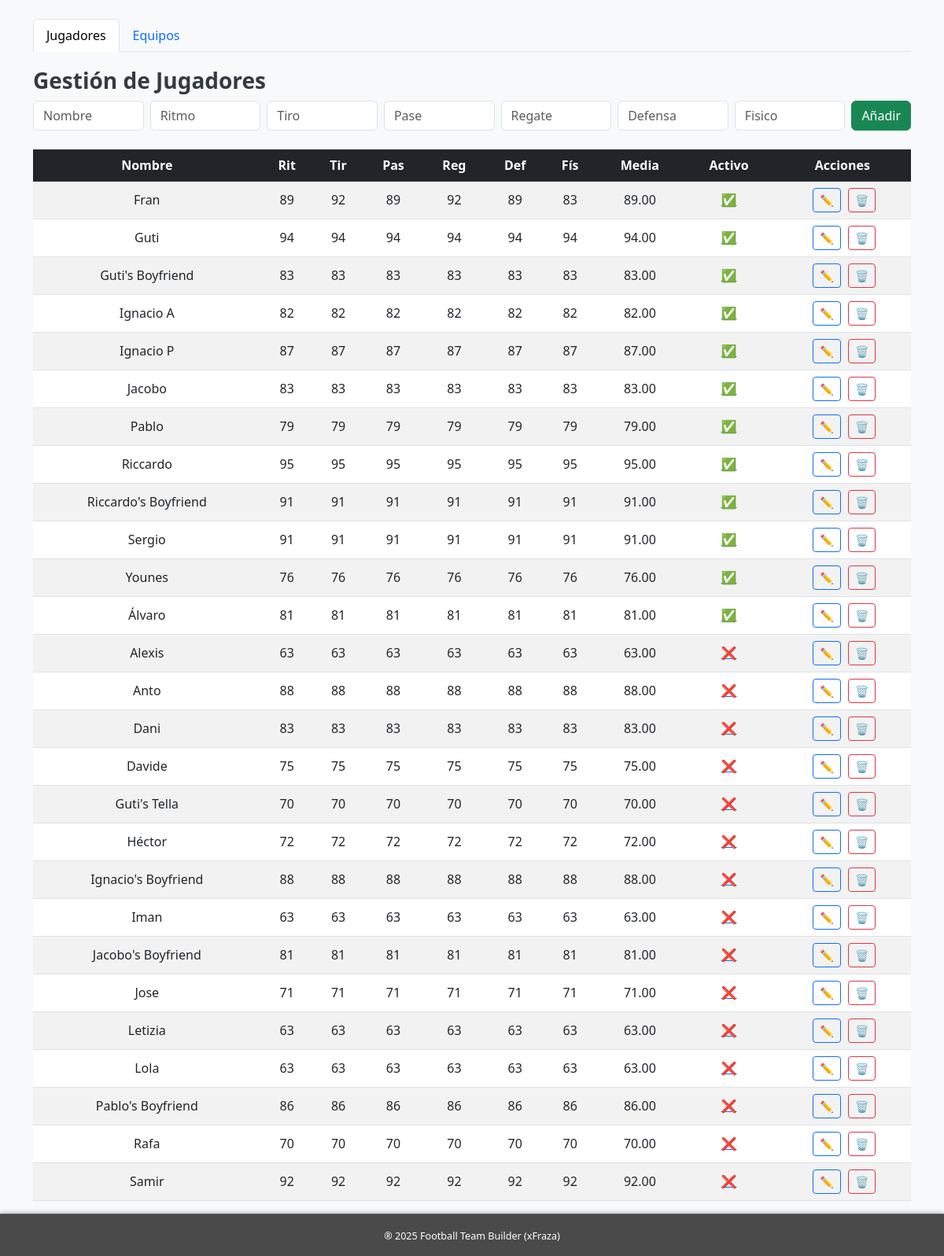
Before: / with the older database file.
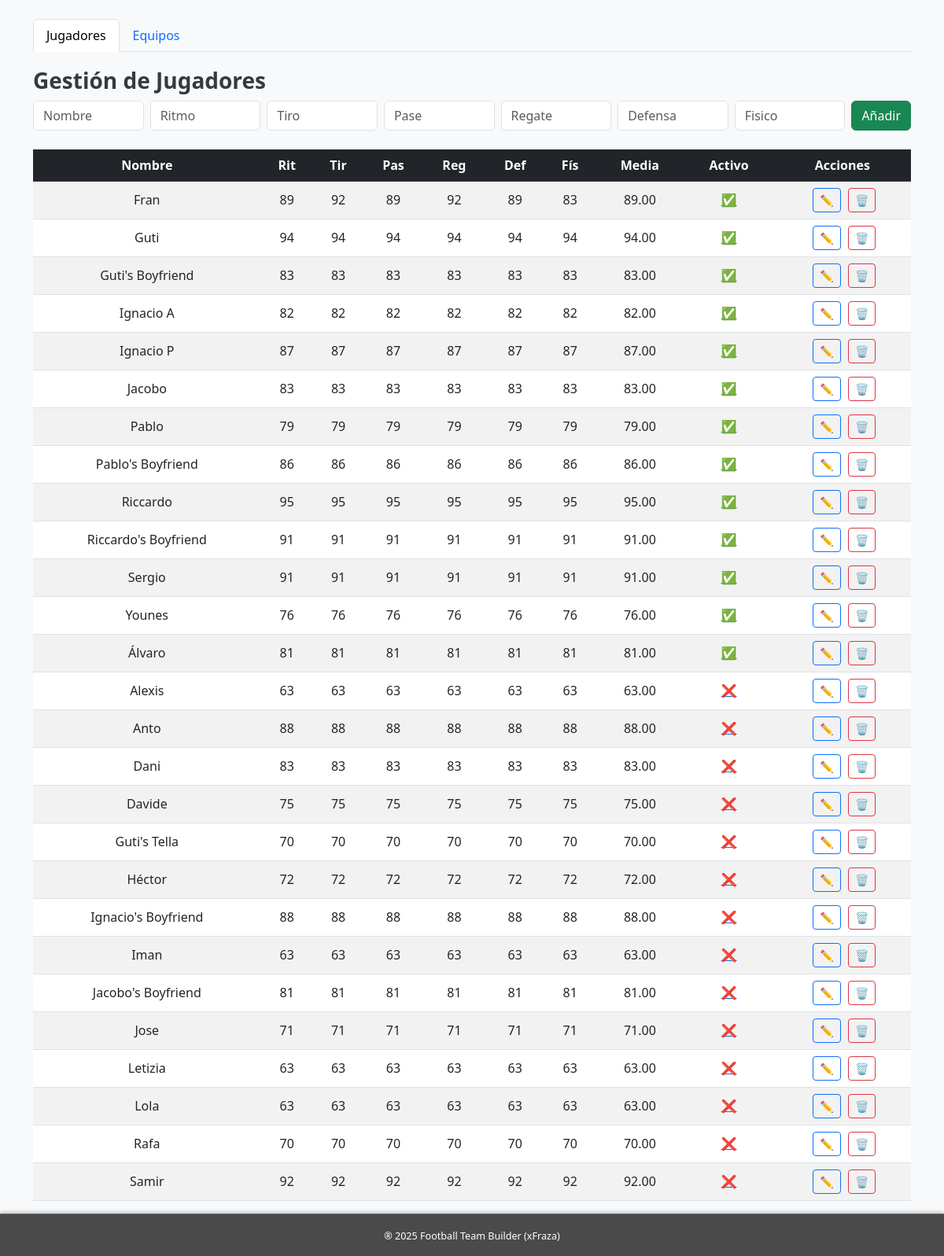
After: the same page with the newer database file.
### tables this page shows
CREATE TABLE jugadores (
                    id INTEGER PRIMARY KEY AUTOINCREMENT,
                    nombre TEXT,
                    ritmo INTEGER,
                    tiro INTEGER,
                    pase INTEGER,
                    regate INTEGER,
                    defensa INTEGER,
                    fisico INTEGER,
                    activo INTEGER DEFAULT 1
                );

### app.py (the view)
@app.route("/")
def index():
    players = get_all_players(app.config['DATABASE'])
    return render_template("jugadores.html", players=players)

### models.py (called while the page is built)
def get_all_players(db_path):
    conn = sqlite3.connect(db_path)
    c = conn.cursor()
    c.execute("SELECT id, nombre, ritmo, tiro, pase, regate, defensa, fisico, activo, (ritmo+tiro+pase+regate+defensa+fisico)/6.0 as media FROM jugadores ORDER BY activo DESC, nombre ASC")
    rows = c.fetchall()
    conn.close()
    return rows

### templates/jugadores.html (shortened to what this page needs)
{% extends 'base.html' %}
{% block content %}
<h3>Gestión de Jugadores</h3>
<form action="/add" method="post" class="row g-2 mb-4">
  {% for attr in ['nombre','ritmo','tiro','pase','regate','defensa','fisico'] %}
    <div class="col">
      <input type="text" name="{{ attr }}" class="form-control" placeholder="{{ attr.capitalize() }}" required>
    </div>
  {% endfor %}
  <div class="col-auto">
    <button type="submit" class="btn btn-success">Añadir</button>
  </div>
</form>
<table class="table table-striped table-hover align-middle">
  <thead class="table-dark">
    <tr>
      <th>Nombre</th><th>Rit</th><th>Tir</th><th>Pas</th><th>Reg</th><th>Def</th><th>Fís</th><th>Media</th><th>Activo</th><th>Acciones</th>
    </tr>
  </thead>
  <tbody>
    {% for p in players %}
    <tr class="{% if not p[7] %}table-secondary{% endif %}">
      <td>{{ p[1] }}</td>
      <td>{{ p[2] }}</td>
      <td>{{ p[3] }}</td>
      <td>{{ p[4] }}</td>
      <td>{{ p[5] }}</td>
      <td>{{ p[6] }}</td>
      <td>{{ p[7] }}</td>
      <td>{{ "%.2f"|format(p[9]) }}</td>
      <td>
        <a href="/toggle/{{ p[0] }}">{{ "✅" if p[8] else "❌" }}</a>
      </td>
      <td>
        <a href="{{ url_for('edit_form', player_id=p[0]) }}" class="btn btn-sm btn-outline-primary" title="Editar">✏️</a>
        <a href="/delete/{{ p[0] }}" class="btn btn-sm btn-outline-danger" title="Eliminar">🗑️</a>
      </td>
    </tr>
    {% endfor %}
  </tbody>
</table>
{% endblock %}

### templates/base.html (shortened to what this page needs)
<!doctype html>
<html lang="es">
  <head>
    <link href="https://cdn.jsdelivr.net/npm/bootstrap@5.3.0/dist/css/bootstrap.min.css" rel="stylesheet">
    <link rel="stylesheet" href="{{ url_for('static', filename='style.css') }}">
  </head>
  <body class="d-flex flex-column min-vh-100">
    <div class="container mt-4 flex-grow-1">
      <nav>
        <ul class="nav nav-tabs">
          <li class="nav-item">
            <a class="nav-link {% if request.path == '/' %}active{% endif %}" href="{{ url_for('index') }}">Jugadores</a>
          </li>
          <li class="nav-item">
            <a class="nav-link {% if request.path.startswith('/equipos') %}active{% endif %}" href="{{ url_for('equipos') }}">Equipos</a>
          </li>
        </ul>
      </nav>
      <main class="mt-3">
        {% block content %}{% endblock %}
      </main>
    </div>
    <footer class="text-center py-3 text-white" style="background-color: rgba(0,0,0,0.7);">
        <small>® 2025 Football Team Builder (xFraza)</small>
    </footer>
  </body>
</html>

### static/style.css (style rules this page uses)
body { background-color: #f8f9fa; font-family: 'Segoe UI', Tahoma, Geneva, Verdana, sans-serif; }
h3 { margin-top: 20px; font-weight: bold; color: #343a40; }
.table td, .table th { vertical-align: middle; text-align: center; }
.btn-outline-primary, .btn-outline-danger { margin-left: 5px; }
footer { font-size: 0.9rem; border-top: 1px solid rgba(255,255,255,0.2); box-shadow: 0 -2px 5px rgba(0,0,0,0.2); }

Changed rows visible on the page:
changed jugadores "Pablo's Boyfriend": activo "❌" → "✅"; moves up the list
